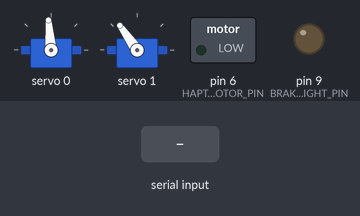
A sketch run on a simulated Arduino Uno, built with avr-gcc and run on an emulated ATmega328P. Shown: 2 × servo, switched loads named in the sketch (green lamp = pin HIGH), output pins drawn as LEDs (lit = HIGH). The inputs (shaded band) are chosen by the test bench. What the sketch prints to the serial monitor is not drawn.

Above: at 1.2 s.
1.3 s: byte 30 received over Serial
At 2.4 s:
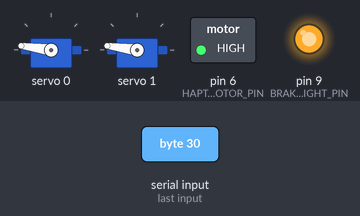
Timing chart, 0 to 4.3 s (numbered marks = the images above; inputs shaded):
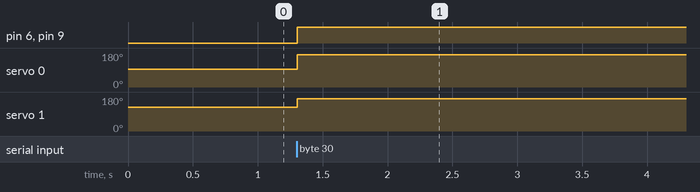

Measured:
- after the input at 1.3 s, pin 6 (HAPTIC_MOTOR_PIN), pin 9 (BRAKE_LIGHT_PIN): LOW → HIGH at once; servo 0: 95° → 172° at once; servo 1: 125° → 172° at once

The sketch:

braking_control.ino
```cpp
#include <Wire.h>
#include <Adafruit_PWMServoDriver.h>

#define BRAKE_LIGHT_PIN 9  // Digital pin connected to MOSFET gate
#define HAPTIC_MOTOR_PIN 6

// Create an instance of the PCA9685 driver
Adafruit_PWMServoDriver pwm = Adafruit_PWMServoDriver();

// Servo channel assignments
const int brakeServo1Channel = 0; // Channel for Servo 1
const int brakeServo2Channel = 1; // Channel for Servo 2

// Define servo positions
const int servo1ReleasePosition = 65;  // Position to release the brake
const int servo1BrakePosition = 130;   // Position to apply the brake
const int servo2ReleasePosition = 90;  // Position to release the brake
const int servo2BrakePosition = 45;   // Position to apply the brake

// Define PCA9685 pulse width range
const int servoMin = 150; // Minimum pulse width
const int servoMax = 600; // Maximum pulse width

// Brake State
bool brakeAppliedOld = false; // Holds current posisition until new command is given, may need to change

void setup() {
  Serial.begin(9600);
  Serial.println("Initializing PCA9685 Servo Driver...");
  pinMode(BRAKE_LIGHT_PIN, OUTPUT);
  pinMode(HAPTIC_MOTOR_PIN, OUTPUT);

  // Initialize PCA9685
  pwm.begin();
  pwm.setPWMFreq(50); // Set frequency to 50 Hz (typical for servos)

  // Initialize servos to the release position
  setServoPosition(brakeServo1Channel, servo1ReleasePosition);
  setServoPosition(brakeServo2Channel, servo2ReleasePosition);

  Serial.println("Servo Brake System Initialized.");
}

void loop() {
  if(Serial.available() > 0) { // check if the brake state has changed
    bool brakeApplied = Serial.read();
    if(brakeApplied == brakeAppliedOld) return;
    brakeAppliedOld = brakeApplied;

    if (brakeApplied) { // Brake applied if button is pressed or encoder count exceeds threshold
      // Serial.println("Brake Applied.");
      setServoPosition(brakeServo1Channel, servo1BrakePosition); // Apply brake with Servo 1
      setServoPosition(brakeServo2Channel, servo1BrakePosition); // Apply brake with Servo 2
      // Turn on lights
      digitalWrite(BRAKE_LIGHT_PIN, HIGH);  // Turn on lights
      digitalWrite(HAPTIC_MOTOR_PIN, HIGH);  // Turn on lights

    } else {
      // Serial.println("Brake Released.");
      setServoPosition(brakeServo1Channel, servo1ReleasePosition); // Release brake with Servo 1
      setServoPosition(brakeServo2Channel, servo1ReleasePosition); // Release brake with Servo 2

      digitalWrite(BRAKE_LIGHT_PIN, LOW);   // Turn off lights
      digitalWrite(HAPTIC_MOTOR_PIN, LOW);  // Turn on lights
    }
  }

}

// Function to set servo position using PCA9685
void setServoPosition(int channel, int angle) {
  int pulseLength = map(angle, 0, 180, servoMin, servoMax);
  pwm.setPWM(channel, 0, pulseLength);
}
```
